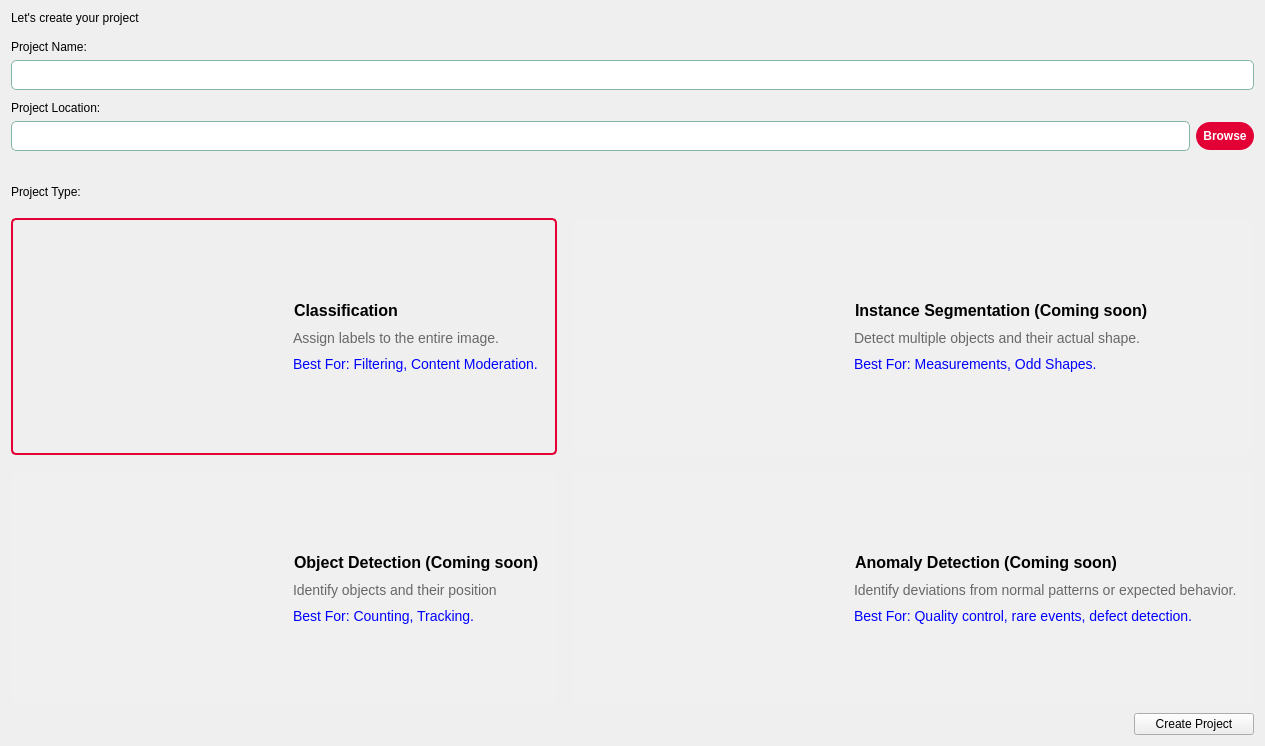
      <widget class="QWidget" name="project">
       <attribute name="title">
        <string>Projects</string>
       </attribute>
       <layout class="QVBoxLayout" name="verticalLayout_122">
        <item>
         <widget class="QLabel" name="label_85">
          <property name="maximumSize">
           <size>
            <width>16777215</width>
            <height>45</height>
           </size>
          </property>
          <property name="styleSheet">
           <string notr="true">font: 700 28pt;</string>
          </property>
          <property name="text">
           <string>Let's create your project</string>
          </property>
         </widget>
        </item>
        <item>
         <widget class="Line" name="line">
          <property name="lineWidth">
           <number>0</number>
          </property>
          <property name="orientation">
           <enum>Qt::Horizontal</enum>
          </property>
         </widget>
        </item>
        <item>
         <widget class="QLabel" name="label_107">
          <property name="maximumSize">
           <size>
            <width>16777215</width>
            <height>30</height>
           </size>
          </property>
          <property name="styleSheet">
           <string notr="true">font: 700 12pt;</string>
          </property>
          <property name="text">
           <string>Project Name:</string>
          </property>
         </widget>
        </item>
        <item>
         <widget class="QLineEdit" name="project_name">
          <property name="styleSheet">
           <string notr="true">padding: 6px;
border-radius: 5px;
border: 1px solid rgb(132, 182, 167);
margin-bottom: 5px;</string>
          </property>
         </widget>
        </item>
        <item>
         <widget class="QLabel" name="label_143">
          <property name="maximumSize">
           <size>
            <width>16777215</width>
            <height>30</height>
           </size>
          </property>
          <property name="styleSheet">
           <string notr="true">font: 700 12pt;</string>
          </property>
          <property name="text">
           <string>Project Location:</string>
          </property>
         </widget>
        </item>
        <item>
         <layout class="QHBoxLayout" name="horizontalLayout_32">
          <property name="spacing">
           <number>6</number>
          </property>
          <property name="topMargin">
           <number>0</number>
          </property>
          <property name="bottomMargin">
           <number>15</number>
          </property>
          <item>
           <widget class="QLineEdit" name="project_location">
            <property name="styleSheet">
             <string notr="true">padding: 6px;
border-radius: 5px;
border: 1px solid rgb(132, 182, 167);
margin-bottom: 5px;</string>
            </property>
            <property name="readOnly">
             <bool>true</bool>
            </property>
           </widget>
          </item>
          <item>
           <widget class="QPushButton" name="project_browse">
            <property name="styleSheet">
             <string notr="true">QPushButton {
padding: 7px;
margin-bottom: 5px;
border-radius: 14px;
background-color: rgb(227, 0, 52);
color: white;
font-size: 12px;
font-weight: bold;
}

QPushButton:hover {
    background-color: rgb(132, 182, 167);
    color: rgb(0, 93, 169);
}</string>
            </property>
            <property name="text">
             <string>Browse</string>
            </property>
           </widget>
          </item>
         </layout>
        </item>
        <item>
         <widget class="QLabel" name="label_144">
          <property name="minimumSize">
           <size>
            <width>0</width>
            <height>30</height>
           </size>
          </property>
          <property name="maximumSize">
           <size>
            <width>16777215</width>
            <height>30</height>
           </size>
          </property>
          <property name="styleSheet">
           <string notr="true">font: 700 12pt;</string>
          </property>
          <property name="text">
           <string>Project Type:</string>
          </property>
         </widget>
        </item>
        <item>
         <layout class="QGridLayout" name="gridLayout" rowstretch="0,0" columnstretch="0,0">
          <property name="leftMargin">
           <number>0</number>
          </property>
          <property name="topMargin">
           <number>5</number>
          </property>
          <property name="rightMargin">
           <number>0</number>
          </property>
          <property name="spacing">
           <number>15</number>
          </property>
          <item row="0" column="0">
           <widget class="QFrame" name="classification">
            <property name="styleSheet">
             <string notr="true">border: 2px solid rgb(227, 0, 52);
border-radius: 5px;</string>
            </property>
            <property name="frameShape">
             <enum>QFrame::StyledPanel</enum>
            </property>
            <property name="frameShadow">
             <enum>QFrame::Raised</enum>
            </property>
            <layout class="QVBoxLayout" name="verticalLayout_116">
             <item>
              <layout class="QHBoxLayout" name="horizontalLayout_33">
               <property name="leftMargin">
                <number>10</number>
               </property>
               <property name="topMargin">
                <number>0</number>
               </property>
               <item>
                <widget class="QLabel" name="label_145">
                 <property name="minimumSize">
                  <size>
                   <width>250</width>
                   <height>210</height>
                  </size>
                 </property>
                 <property name="maximumSize">
                  <size>
                   <width>250</width>
                   <height>210</height>
                  </size>
                 </property>
                 <property name="styleSheet">
                  <string notr="true">border: 2px solid transparent;
border-radius: 25px;</string>
                 </property>
                 <property name="text">
                  <string/>
                 </property>
                 <property name="pixmap">
                  <pixmap resource="icons.qrc">:/image/resources/onboarding-classification-v8.png</pixmap>
                 </property>
                 <property name="scaledContents">
                  <bool>true</bool>
                 </property>
                </widget>
               </item>
               <item>
                <layout class="QVBoxLayout" name="verticalLayout_119">
                 <item>
                  <widget class="QLabel" name="label_146">
                   <property name="maximumSize">
                    <size>
                     <width>16777215</width>
                     <height>16777215</height>
                    </size>
                   </property>
                   <property name="styleSheet">
                    <string notr="true">border: 2px solid transparent;
font-size: 16px;
font-weight: bold;
color: black;
margin-top: 70px;</string>
                   </property>
                   <property name="text">
                    <string>Classification</string>
                   </property>
                  </widget>
                 </item>
                 <item>
                  <widget class="QLabel" name="label_147">
                   <property name="maximumSize">
                    <size>
                     <width>16777215</width>
                     <height>16777215</height>
                    </size>
                   </property>
                   <property name="styleSheet">
                    <string notr="true">border: 2px solid transparent;
font-size: 14px;
color: rgb(104, 104, 104);</string>
                   </property>
                   <property name="text">
                    <string>Assign labels to the entire image.</string>
                   </property>
                  </widget>
                 </item>
                 <item>
                  <widget class="QLabel" name="label_148">
                   <property name="maximumSize">
                    <size>
                     <width>16777215</width>
                     <height>16777215</height>
                    </size>
                   </property>
                   <property name="styleSheet">
                    <string notr="true">border: 2px solid transparent;
font-size: 14px;
color: blue;
margin-bottom: 70px;</string>
                   </property>
                   <property name="text">
                    <string>Best For: Filtering, Content Moderation.</string>
                   </property>
                  </widget>
                 </item>
                </layout>
               </item>
              </layout>
             </item>
            </layout>
           </widget>
          </item>
          <item row="1" column="0">
           <widget class="QFrame" name="detection">
            <property name="styleSheet">
             <string notr="true">border: 2px solid transparent;
border-radius: 5px;
background-color: rgb(240, 240, 240);</string>
            </property>
            <property name="frameShape">
             <enum>QFrame::StyledPanel</enum>
            </property>
            <property name="frameShadow">
             <enum>QFrame::Raised</enum>
            </property>
            <layout class="QVBoxLayout" name="verticalLayout_123">
             <item>
              <layout class="QHBoxLayout" name="horizontalLayout_37">
               <property name="leftMargin">
                <number>10</number>
               </property>
               <property name="topMargin">
                <number>0</number>
               </property>
               <item>
                <widget class="QLabel" name="label_161">
                 <property name="minimumSize">
                  <size>
                   <width>250</width>
                   <height>210</height>
                  </size>
                 </property>
                 <property name="maximumSize">
                  <size>
                   <width>250</width>
                   <height>210</height>
                  </size>
                 </property>
                 <property name="styleSheet">
                  <string notr="true">border: 2px solid transparent;</string>
                 </property>
                 <property name="text">
                  <string/>
                 </property>
                 <property name="pixmap">
                  <pixmap resource="icons.qrc">:/image/resources/onboarding-objdet.png</pixmap>
                 </property>
                 <property name="scaledContents">
                  <bool>true</bool>
                 </property>
                </widget>
               </item>
               <item>
                <layout class="QVBoxLayout" name="verticalLayout_124">
                 <item>
                  <widget class="QLabel" name="label_162">
                   <property name="maximumSize">
                    <size>
                     <width>16777215</width>
                     <height>16777215</height>
                    </size>
                   </property>
                   <property name="styleSheet">
                    <string notr="true">border: 2px solid transparent;
font-size: 16px;
font-weight: bold;
color: black;
margin-top: 70px;</string>
                   </property>
                   <property name="text">
                    <string>Object Detection (Coming soon)</string>
                   </property>
                  </widget>
                 </item>
                 <item>
                  <widget class="QLabel" name="label_163">
                   <property name="maximumSize">
                    <size>
                     <width>16777215</width>
                     <height>16777215</height>
                    </size>
                   </property>
                   <property name="styleSheet">
                    <string notr="true">border: 2px solid transparent;
font-size: 14px;
color: rgb(104, 104, 104);</string>
                   </property>
                   <property name="text">
                    <string>Identify objects and their position</string>
                   </property>
                  </widget>
                 </item>
                 <item>
                  <widget class="QLabel" name="label_164">
                   <property name="maximumSize">
                    <size>
                     <width>16777215</width>
                     <height>16777215</height>
                    </size>
                   </property>
                   <property name="styleSheet">
                    <string notr="true">border: 2px solid transparent;
font-size: 14px;
color: blue;
margin-bottom: 70px;</string>
                   </property>
                   <property name="text">
                    <string>Best For: Counting, Tracking.</string>
                   </property>
                  </widget>
                 </item>
                </layout>
               </item>
              </layout>
             </item>
            </layout>
           </widget>
          </item>
          <item row="1" column="1">
           <widget class="QFrame" name="semantic">
            <property name="styleSheet">
             <string notr="true">border: 2px solid transparent;
border-radius: 5px;
background-color: rgb(240, 240, 240);</string>
            </property>
            <property name="frameShape">
             <enum>QFrame::StyledPanel</enum>
            </property>
            <property name="frameShadow">
             <enum>QFrame::Raised</enum>
            </property>
            <layout class="QVBoxLayout" name="verticalLayout_120">
             <item>
              <layout class="QHBoxLayout" name="horizontalLayout_36">
               <property name="leftMargin">
                <number>10</number>
               </property>
               <item>
                <widget class="QLabel" name="label_157">
                 <property name="minimumSize">
                  <size>
                   <width>250</width>
                   <height>210</height>
                  </size>
                 </property>
                 <property name="maximumSize">
                  <size>
                   <width>250</width>
                   <height>210</height>
                  </size>
                 </property>
                 <property name="styleSheet">
                  <string notr="true">border: 2px solid transparent;</string>
                 </property>
                 <property name="text">
                  <string/>
                 </property>
                 <property name="pixmap">
                  <pixmap resource="icons.qrc">:/image/resources/fetured.jpg</pixmap>
                 </property>
                 <property name="scaledContents">
                  <bool>true</bool>
                 </property>
                </widget>
               </item>
               <item>
                <layout class="QVBoxLayout" name="verticalLayout_121">
                 <item>
                  <widget class="QLabel" name="label_158">
                   <property name="maximumSize">
                    <size>
                     <width>16777215</width>
                     <height>16777215</height>
                    </size>
                   </property>
                   <property name="styleSheet">
                    <string notr="true">border: 2px solid transparent;
font-size: 16px;
font-weight: bold;
color: black;
margin-top: 70px;</string>
                   </property>
                   <property name="text">
                    <string>Anomaly Detection (Coming soon)</string>
                   </property>
                  </widget>
                 </item>
                 <item>
                  <widget class="QLabel" name="label_159">
                   <property name="maximumSize">
                    <size>
                     <width>16777215</width>
                     <height>16777215</height>
                    </size>
                   </property>
                   <property name="styleSheet">
                    <string notr="true">border: 2px solid transparent;
font-size: 14px;
color: rgb(104, 104, 104);</string>
                   </property>
                   <property name="text">
                    <string>Identify deviations from normal patterns or expected behavior.</string>
                   </property>
                  </widget>
                 </item>
                 <item>
                  <widget class="QLabel" name="label_160">
                   <property name="maximumSize">
                    <size>
                     <width>16777215</width>
                     <height>16777215</height>
                    </size>
                   </property>
                   <property name="styleSheet">
                    <string notr="true">border: 2px solid transparent;
font-size: 14px;
color: blue;
margin-bottom: 70px;</string>
                   </property>
                   <property name="text">
                    <string>Best For: Quality control, rare events, defect detection.</string>
                   </property>
                  </widget>
                 </item>
                </layout>
               </item>
              </layout>
             </item>
            </layout>
           </widget>
          </item>
          <item row="0" column="1">
           <widget class="QFrame" name="instance">
            <property name="autoFillBackground">
             <bool>false</bool>
            </property>
            <property name="styleSheet">
             <string notr="true">border: 2px solid transparent;
border-radius: 5px;
background-color: rgb(240, 240, 240);</string>
            </property>
            <property name="frameShape">
             <enum>QFrame::StyledPanel</enum>
            </property>
            <property name="frameShadow">
             <enum>QFrame::Raised</enum>
            </property>
            <layout class="QVBoxLayout" name="verticalLayout_125">
             <item>
              <layout class="QHBoxLayout" name="horizontalLayout_38">
               <property name="leftMargin">
                <number>10</number>
               </property>
               <item>
                <widget class="QLabel" name="label_165">
                 <property name="minimumSize">
                  <size>
                   <width>250</width>
                   <height>210</height>
                  </size>
                 </property>
                 <property name="maximumSize">
                  <size>
                   <width>250</width>
                   <height>210</height>
                  </size>
                 </property>
                 <property name="styleSheet">
                  <string notr="true">border: 2px solid transparent;</string>
                 </property>
                 <property name="text">
                  <string/>
                 </property>
                 <property name="pixmap">
                  <pixmap resource="icons.qrc">:/image/resources/onboarding-iseg.png</pixmap>
                 </property>
                 <property name="scaledContents">
                  <bool>true</bool>
                 </property>
                </widget>
               </item>
               <item>
                <layout class="QVBoxLayout" name="verticalLayout_126">
                 <item>
                  <widget class="QLabel" name="label_166">
                   <property name="maximumSize">
                    <size>
                     <width>16777215</width>
                     <height>16777215</height>
                    </size>
                   </property>
                   <property name="styleSheet">
                    <string notr="true">border: 2px solid transparent;
font-size: 16px;
font-weight: bold;
color: black;
margin-top: 70px;</string>
                   </property>
                   <property name="text">
                    <string>Instance Segmentation (Coming soon)</string>
                   </property>
                  </widget>
                 </item>
                 <item>
                  <widget class="QLabel" name="label_167">
                   <property name="maximumSize">
                    <size>
                     <width>16777215</width>
                     <height>16777215</height>
                    </size>
                   </property>
                   <property name="styleSheet">
                    <string notr="true">border: 2px solid transparent;
font-size: 14px;
color: rgb(104, 104, 104);</string>
                   </property>
                   <property name="text">
                    <string>Detect multiple objects and their actual shape.</string>
                   </property>
                  </widget>
                 </item>
                 <item>
                  <widget class="QLabel" name="label_168">
                   <property name="maximumSize">
                    <size>
                     <width>16777215</width>
                     <height>16777215</height>
                    </size>
                   </property>
                   <property name="styleSheet">
                    <string notr="true">border: 2px solid transparent;
font-size: 14px;
color: blue;
margin-bottom: 70px;</string>
                   </property>
                   <property name="text">
                    <string>Best For: Measurements, Odd Shapes.</string>
                   </property>
                  </widget>
                 </item>
                </layout>
               </item>
              </layout>
             </item>
            </layout>
           </widget>
          </item>
         </layout>
        </item>
        <item alignment="Qt::AlignRight">
         <widget class="QPushButton" name="project_create">
          <property name="minimumSize">
           <size>
            <width>120</width>
            <height>0</height>
           </size>
          </property>
          <property name="styleSheet">
           <string notr="true"/>
          </property>
          <property name="text">
           <string>Create Project</string>
          </property>
         </widget>
        </item>
       </layout>
      </widget>
